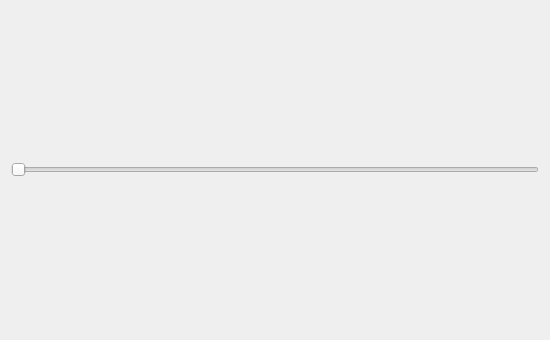
<?xml version="1.0" encoding="UTF-8"?>
<ui version="4.0">
 <class>TTKMovingLabelWindow</class>
 <widget class="QMainWindow" name="TTKMovingLabelWindow">
  <property name="geometry">
   <rect>
    <x>0</x>
    <y>0</y>
    <width>550</width>
    <height>340</height>
   </rect>
  </property>
  <property name="windowTitle">
   <string>TTKMovingLabelSlider</string>
  </property>
  <widget class="QWidget" name="centralWidget">
   <layout class="QVBoxLayout" name="verticalLayout">
    <item>
     <widget class="TTKMovingLabelSlider" name="horizontalSlider">
      <property name="orientation">
       <enum>Qt::Horizontal</enum>
      </property>
     </widget>
    </item>
   </layout>
  </widget>
 </widget>
 <layoutdefault spacing="6" margin="11"/>
 <customwidgets>
  <customwidget>
   <class>TTKMovingLabelSlider</class>
   <extends>QSlider</extends>
   <header>ttkmovinglabelslider.h</header>
  </customwidget>
 </customwidgets>
 <resources/>
 <connections/>
</ui>
